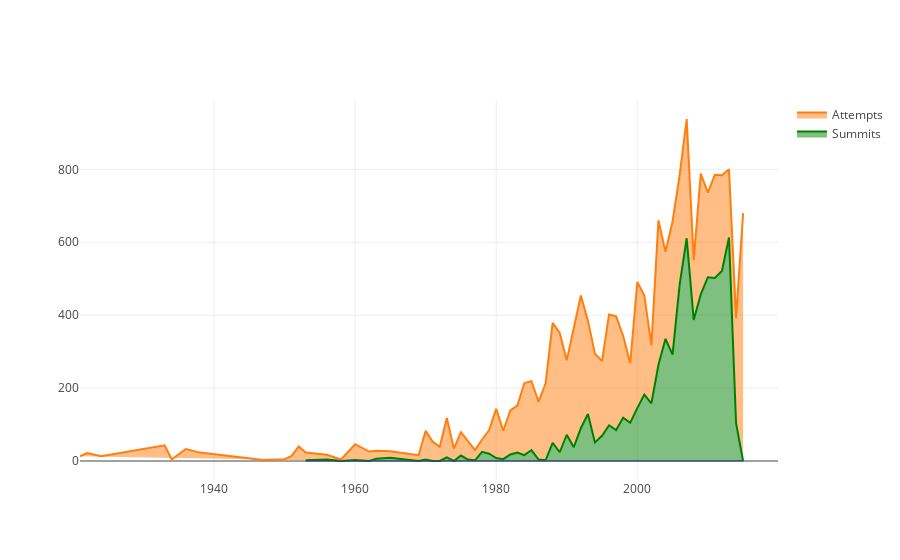
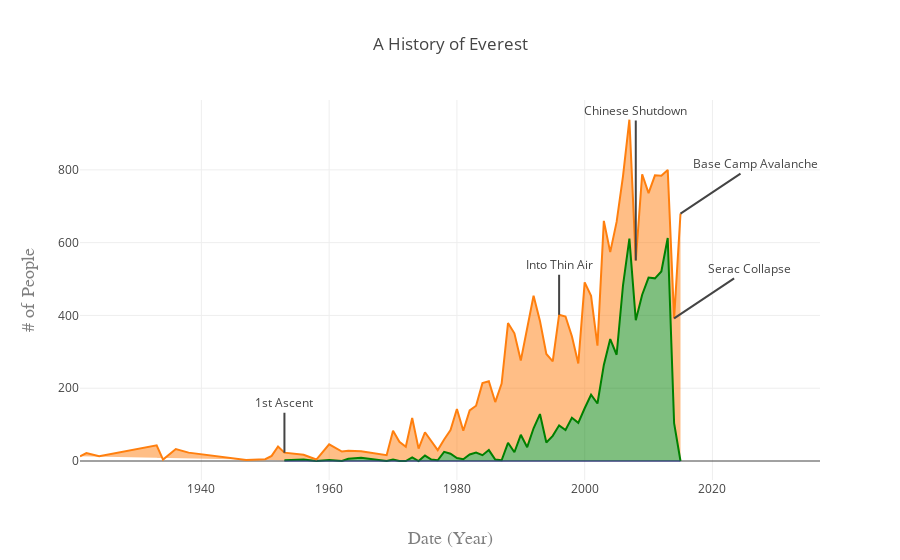

Source (notebook cell) for these figures, in order:
### Code cell
import plotly as py
import plotly.graph_objs as go

py.offline.init_notebook_mode(connected=True)



trace1 = go.Scatter(
    x=New2['Year of Bcdate'],
    y=New2['Count of Msmtbid'],
    fill='tozeroy',
    marker = dict(
            color = 'green'
        ),
    name='Summits',
    hoverinfo="y+name"
)

trace2 = go.Scatter(
    x=dates,
    y=total['Count of Msmtbid'],
    fill='tonexty',
    name='Attempts',
    hoverinfo="y+name"
)

trace3 = go.Scatter(
    showlegend=False,
    x=New2['Year of Bcdate'],
    y=df2['Count of Msmtbid'],
    mode='lines',
    name='Summit Rate',
    hoverinfo="text+name",
    text=PFinal,
    textposition='bottom center',
    line = dict(
        color = ('rgb(49,54,149)'),
        width = 1,)
)
trace4 = go.Scatter(
    showlegend=False,
    x=New2['Year of Bcdate'],
    y=df2['Count of Msmtbid'],
    mode='text',
    name='Year',
    hoverinfo="x+name",
    textposition='bottom center'
)

layout = go.Layout(
    title='A History of Everest',
    xaxis=dict(
        title='Date (Year)',
        titlefont=dict(
            family='Gothic Sans, monospace',
            size=18,
            color='#7f7f7f'
        )
    ),
    yaxis=dict(
        title='# of People',
        titlefont=dict(
            family='Courier New, monospace',
            size=18,
            color='#7f7f7f'
        )
    ),
    showlegend=False,
    annotations=[
        dict(
            x=1953,
            y=23,
            xref='x',
            yref='y',
            text='1st Ascent',
            showarrow=True,
            arrowhead=0,
            ax=0,
            ay=-50,
        ),
         dict(
            x=1996,
            y=402,
            xref='x',
            yref='y',
            text='Into Thin Air',
            showarrow=True,
            arrowhead=0,
            ax=0,
            ay=-50
        ),
         dict(
            x=2008,
            y=551,
            xref='x',
            yref='y',
            text='Chinese Shutdown',
            showarrow=True,
            arrowhead=0,
            ax=0,
            ay=-150
        ),
        dict(
            x=2014,
            y=392,
            xref='x',
            yref='y',
            text='Serac Collapse',
            showarrow=True,
            arrowhead=0,
            ax=75,
            ay=-50
        ),
        dict(
            x=2015,
            y=680,
            xref='x',
            yref='y',
            text='Base Camp Avalanche',
            showarrow=True,
            arrowhead=0,
            ax=75,
            ay=-50
        )
    ]
)



data = [trace1,trace2,trace3,trace4]
py.offline.iplot(data, filename='basic-area')

fig = go.Figure(data=data, layout=layout)
py.offline.iplot(fig, filename='multiple-annotation')

### Figure 1 — Plotly figure (JSON) as saved in the notebook; plotly's stock layout.template omitted (floating-point values rounded to 4 significant figures)
{"data": [{"fill": "tozeroy", "hoverinfo": "y+name", "marker": {"color": "green"}, "name": "Summits", "type": "scatter", "uid": "348c4f9d-6f2b-4f80-b4d1-41f5468323f9", "x": [1953, 1956, 1958, 1960, 1962, 1963, 1965, 1969, 1970, 1971, 1972, 1973, 1974, 1975, 1976, 1977, 1978, 1979, 1980, 1981, 1982, 1983, 1984, 1985, 1986, 1987, 1988, 1989, 1990, 1991, 1992, 1993, 1994, 1995, 1996, 1997, 1998, 1999, 2000, 2001, 2002, 2003, 2004, 2005, 2006, 2007, 2008, 2009, 2010, 2011, 2012, 2013, 2014, 2015], "y": [2, 4, 0, 3, 0, 6, 9, 0, 4, 0, 0, 10, 0, 15, 4, 2, 25, 20, 8, 5, 18, 23, 16, 30, 4, 2, 50, 24, 72, 38, 90, 129, 51, 69, 98, 85, 119, 105, 145, 182, 158, 264, 335, 292, 483, 611, 387, 457, 504, 502, 521, 613, 104, 0]}, {"fill": "tonexty", "hoverinfo": "y+name", "name": "Attempts", "type": "scatter", "uid": "f21109b7-46c1-49d8-8b91-6b2fddd5805f", "x": [1921, 1922, 1924, 1933, 1934, 1935, 1936, 1938, 1947, 1950, 1951, 1952, 1953, 1956, 1958, 1960, 1962, 1963, 1965, 1969, 1970, 1971, 1972, 1973, 1974, 1975, 1976, 1977, 1978, 1979, 1980, 1981, 1982, 1983, 1984, 1985, 1986, 1987, 1988, 1989, 1990, 1991, 1992, 1993, 1994, 1995, 1996, 1997, 1998, 1999, 2000, 2001, 2002, 2003, 2004, 2005, 2006, 2007, 2008, 2009, 2010, 2011, 2012, 2013, 2014, 2015], "y": [13, 22, 13, 43, 4, 18, 33, 23, 3, 5, 14, 40, 23, 17, 4, 46, 26, 28, 27, 16, 83, 53, 39, 118, 34, 79, 55, 30, 59, 85, 143, 83, 139, 152, 214, 219, 162, 213, 379, 351, 276, 370, 454, 385, 294, 274, 402, 397, 343, 268, 491, 454, 317, 660, 574, 657, 783, 938, 551, 788, 736, 785, 784, 800, 392, 680]}, {"hoverinfo": "text+name", "line": {"color": "rgb(49,54,149)", "width": 1}, "mode": "lines", "name": "Summit Rate", "showlegend": false, "text": [8.7, 23.5, 0, 6.5, 0, 21.4, 33.3, 0, 4.8, 0, 0, 8.5, 0, 19, 7.3, 6.7, 42.4, 23.5, 5.6, 6, 12.9, 15.1, 7.5, 13.7, 2.5, 0.9, 13.2, 6.8, 26.1, 10.3, 19.8, 33.5, 17.3, 25.2, 24.4, 21.4, 34.7, 39.2, 29.5, 40.1, 49.8, 40, 58.4, 44.4, 61.7, 65.1, 70.2, 58, 68.5, 63.9, 66.5, 76.6, 26.5, 0], "textposition": "bottom center", "type": "scatter", "uid": "4e96aacb-decc-4d0d-ae5b-27b2c47b9569", "x": [1953, 1956, 1958, 1960, 1962, 1963, 1965, 1969, 1970, 1971, 1972, 1973, 1974, 1975, 1976, 1977, 1978, 1979, 1980, 1981, 1982, 1983, 1984, 1985, 1986, 1987, 1988, 1989, 1990, 1991, 1992, 1993, 1994, 1995, 1996, 1997, 1998, 1999, 2000, 2001, 2002, 2003, 2004, 2005, 2006, 2007, 2008, 2009, 2010, 2011, 2012, 2013, 2014, 2015], "y": [0, 0, 0, 0, 0, 0, 0, 0, 0, 0, 0, 0, 0, 0, 0, 0, 0, 0, 0, 0, 0, 0, 0, 0, 0, 0, 0, 0, 0, 0, 0, 0, 0, 0, 0, 0, 0, 0, 0, 0, 0, 0, 0, 0, 0, 0, 0, 0, 0, 0, 0, 0, 0, 0, 0, 0, 0, 0, 0, 0, 0, 0, 0]}, {"hoverinfo": "x+name", "mode": "text", "name": "Year", "showlegend": false, "textposition": "bottom center", "type": "scatter", "uid": "c64b044c-31e2-4964-87ed-1433200fd65f", "x": [1953, 1956, 1958, 1960, 1962, 1963, 1965, 1969, 1970, 1971, 1972, 1973, 1974, 1975, 1976, 1977, 1978, 1979, 1980, 1981, 1982, 1983, 1984, 1985, 1986, 1987, 1988, 1989, 1990, 1991, 1992, 1993, 1994, 1995, 1996, 1997, 1998, 1999, 2000, 2001, 2002, 2003, 2004, 2005, 2006, 2007, 2008, 2009, 2010, 2011, 2012, 2013, 2014, 2015], "y": [0, 0, 0, 0, 0, 0, 0, 0, 0, 0, 0, 0, 0, 0, 0, 0, 0, 0, 0, 0, 0, 0, 0, 0, 0, 0, 0, 0, 0, 0, 0, 0, 0, 0, 0, 0, 0, 0, 0, 0, 0, 0, 0, 0, 0, 0, 0, 0, 0, 0, 0, 0, 0, 0, 0, 0, 0, 0, 0, 0, 0, 0, 0]}], "layout": {}}

### Figure 2 — Plotly figure (JSON) as saved in the notebook; plotly's stock layout.template omitted (floating-point values rounded to 4 significant figures)
{"data": [{"fill": "tozeroy", "hoverinfo": "y+name", "marker": {"color": "green"}, "name": "Summits", "type": "scatter", "uid": "b60b1832-6553-4fb7-a1fd-e191e4d3c463", "x": [1953, 1956, 1958, 1960, 1962, 1963, 1965, 1969, 1970, 1971, 1972, 1973, 1974, 1975, 1976, 1977, 1978, 1979, 1980, 1981, 1982, 1983, 1984, 1985, 1986, 1987, 1988, 1989, 1990, 1991, 1992, 1993, 1994, 1995, 1996, 1997, 1998, 1999, 2000, 2001, 2002, 2003, 2004, 2005, 2006, 2007, 2008, 2009, 2010, 2011, 2012, 2013, 2014, 2015], "y": [2, 4, 0, 3, 0, 6, 9, 0, 4, 0, 0, 10, 0, 15, 4, 2, 25, 20, 8, 5, 18, 23, 16, 30, 4, 2, 50, 24, 72, 38, 90, 129, 51, 69, 98, 85, 119, 105, 145, 182, 158, 264, 335, 292, 483, 611, 387, 457, 504, 502, 521, 613, 104, 0]}, {"fill": "tonexty", "hoverinfo": "y+name", "name": "Attempts", "type": "scatter", "uid": "eae414d7-ef08-478c-817d-d98a8354d735", "x": [1921, 1922, 1924, 1933, 1934, 1935, 1936, 1938, 1947, 1950, 1951, 1952, 1953, 1956, 1958, 1960, 1962, 1963, 1965, 1969, 1970, 1971, 1972, 1973, 1974, 1975, 1976, 1977, 1978, 1979, 1980, 1981, 1982, 1983, 1984, 1985, 1986, 1987, 1988, 1989, 1990, 1991, 1992, 1993, 1994, 1995, 1996, 1997, 1998, 1999, 2000, 2001, 2002, 2003, 2004, 2005, 2006, 2007, 2008, 2009, 2010, 2011, 2012, 2013, 2014, 2015], "y": [13, 22, 13, 43, 4, 18, 33, 23, 3, 5, 14, 40, 23, 17, 4, 46, 26, 28, 27, 16, 83, 53, 39, 118, 34, 79, 55, 30, 59, 85, 143, 83, 139, 152, 214, 219, 162, 213, 379, 351, 276, 370, 454, 385, 294, 274, 402, 397, 343, 268, 491, 454, 317, 660, 574, 657, 783, 938, 551, 788, 736, 785, 784, 800, 392, 680]}, {"hoverinfo": "text+name", "line": {"color": "rgb(49,54,149)", "width": 1}, "mode": "lines", "name": "Summit Rate", "showlegend": false, "text": [8.7, 23.5, 0, 6.5, 0, 21.4, 33.3, 0, 4.8, 0, 0, 8.5, 0, 19, 7.3, 6.7, 42.4, 23.5, 5.6, 6, 12.9, 15.1, 7.5, 13.7, 2.5, 0.9, 13.2, 6.8, 26.1, 10.3, 19.8, 33.5, 17.3, 25.2, 24.4, 21.4, 34.7, 39.2, 29.5, 40.1, 49.8, 40, 58.4, 44.4, 61.7, 65.1, 70.2, 58, 68.5, 63.9, 66.5, 76.6, 26.5, 0], "textposition": "bottom center", "type": "scatter", "uid": "7b42791c-312f-4fb4-a251-a5eaa92a3a68", "x": [1953, 1956, 1958, 1960, 1962, 1963, 1965, 1969, 1970, 1971, 1972, 1973, 1974, 1975, 1976, 1977, 1978, 1979, 1980, 1981, 1982, 1983, 1984, 1985, 1986, 1987, 1988, 1989, 1990, 1991, 1992, 1993, 1994, 1995, 1996, 1997, 1998, 1999, 2000, 2001, 2002, 2003, 2004, 2005, 2006, 2007, 2008, 2009, 2010, 2011, 2012, 2013, 2014, 2015], "y": [0, 0, 0, 0, 0, 0, 0, 0, 0, 0, 0, 0, 0, 0, 0, 0, 0, 0, 0, 0, 0, 0, 0, 0, 0, 0, 0, 0, 0, 0, 0, 0, 0, 0, 0, 0, 0, 0, 0, 0, 0, 0, 0, 0, 0, 0, 0, 0, 0, 0, 0, 0, 0, 0, 0, 0, 0, 0, 0, 0, 0, 0, 0]}, {"hoverinfo": "x+name", "mode": "text", "name": "Year", "showlegend": false, "textposition": "bottom center", "type": "scatter", "uid": "7b32ecb0-5353-4fee-b073-a30758f05545", "x": [1953, 1956, 1958, 1960, 1962, 1963, 1965, 1969, 1970, 1971, 1972, 1973, 1974, 1975, 1976, 1977, 1978, 1979, 1980, 1981, 1982, 1983, 1984, 1985, 1986, 1987, 1988, 1989, 1990, 1991, 1992, 1993, 1994, 1995, 1996, 1997, 1998, 1999, 2000, 2001, 2002, 2003, 2004, 2005, 2006, 2007, 2008, 2009, 2010, 2011, 2012, 2013, 2014, 2015], "y": [0, 0, 0, 0, 0, 0, 0, 0, 0, 0, 0, 0, 0, 0, 0, 0, 0, 0, 0, 0, 0, 0, 0, 0, 0, 0, 0, 0, 0, 0, 0, 0, 0, 0, 0, 0, 0, 0, 0, 0, 0, 0, 0, 0, 0, 0, 0, 0, 0, 0, 0, 0, 0, 0, 0, 0, 0, 0, 0, 0, 0, 0, 0]}], "layout": {"annotations": [{"arrowhead": 0, "ax": 0, "ay": -50, "showarrow": true, "text": "1st Ascent", "x": 1953, "xref": "x", "y": 23, "yref": "y"}, {"arrowhead": 0, "ax": 0, "ay": -50, "showarrow": true, "text": "Into Thin Air", "x": 1996, "xref": "x", "y": 402, "yref": "y"}, {"arrowhead": 0, "ax": 0, "ay": -150, "showarrow": true, "text": "Chinese Shutdown", "x": 2008, "xref": "x", "y": 551, "yref": "y"}, {"arrowhead": 0, "ax": 75, "ay": -50, "showarrow": true, "text": "Serac Collapse", "x": 2014, "xref": "x", "y": 392, "yref": "y"}, {"arrowhead": 0, "ax": 75, "ay": -50, "showarrow": true, "text": "Base Camp Avalanche", "x": 2015, "xref": "x", "y": 680, "yref": "y"}], "showlegend": false, "title": {"text": "A History of Everest"}, "xaxis": {"title": {"font": {"color": "#7f7f7f", "family": "Gothic Sans, monospace", "size": 18}, "text": "Date (Year)"}}, "yaxis": {"title": {"font": {"color": "#7f7f7f", "family": "Courier New, monospace", "size": 18}, "text": "# of People"}}}}
